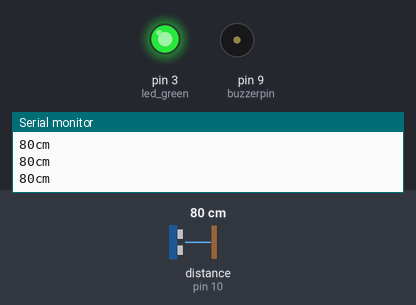
The sketch below on a simulated Arduino Uno, built with avr-gcc and run on an emulated ATmega328P. Shown: output pins drawn as LEDs (lit = HIGH), buzzer (waves = sounding), the last lines printed to the serial monitor. Wiring (inferred from the names in the program): ultrasonic range finder: trigger pin 8; echo pin 10. The test bench sets the inputs (shaded band); at power-on: distance to the obstacle (sensor on pin 10) 80 cm. The echo pulse lasts 58.3 µs per cm; pins used as bus, display or sensor lines are not drawn.

Above: at 1.3 s.
1.4 s: distance to the obstacle (sensor on pin 10) set to 10 cm
3.2 s: distance to the obstacle (sensor on pin 10) set to 7 cm
At 3.9 s:
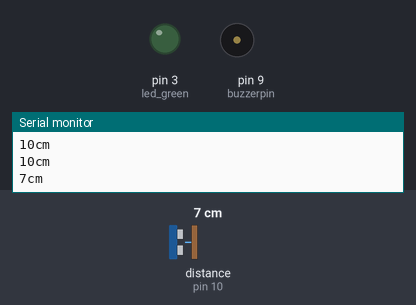
6.2 s: distance to the obstacle (sensor on pin 10) set to 2 cm
At 7.2 s:
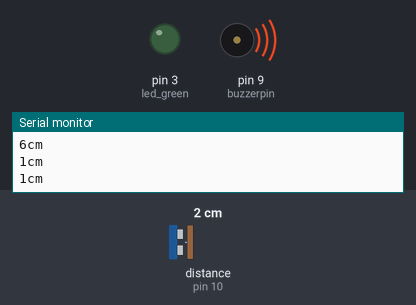
7.7 s: distance to the obstacle (sensor on pin 10) set to 5 cm
10.7 s: distance to the obstacle (sensor on pin 10) set to 8 cm
At 11.2 s:
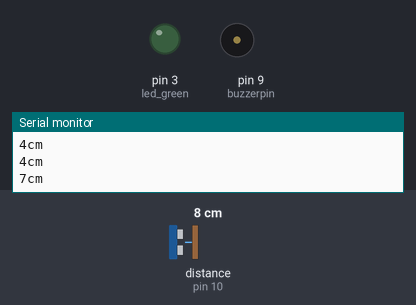
Timing chart, 0 to 14.7 s (numbered marks = the images above; inputs shaded):
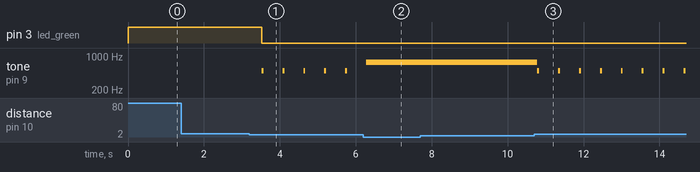

The sketch:

ultrasonicsensor_test0.ino
```cpp
#define led_red 10
#define led_green 3
#define trigpin 8
#define echopin 10
#define buzzerpin 9

long duration, distance;
void pulse_buzzer(){
  tone(buzzerpin, 500);
  delay(50);
  noTone(buzzerpin);
}
void high_buzzer(){
  tone(buzzerpin, 750);
  digitalWrite(led_red, HIGH);
  digitalWrite(led_green,LOW);
}
void setup() {
  // put your setup code here, to run once:
Serial.begin(9600);
pinMode(led_red, OUTPUT);
pinMode(led_green, OUTPUT);
pinMode(trigpin, OUTPUT);
pinMode(echopin, INPUT);
pinMode(buzzerpin, OUTPUT);
}

void loop() {
  // put your main code here, to run repeatedly:
 digitalWrite(trigpin, LOW);
 delayMicroseconds(2);
 digitalWrite(trigpin, HIGH);

 delayMicroseconds(5);
 digitalWrite(trigpin, LOW);
 duration = pulseIn(echopin,HIGH);
 distance = (duration/58.138);

 if(distance < 8 && distance > 5){
  digitalWrite(led_red, HIGH);
  digitalWrite(led_green, LOW);
  pulse_buzzer();
 }
 else if(distance <= 5){
  high_buzzer();
 }
 else{
  digitalWrite(led_red,LOW);
  digitalWrite(led_green,HIGH);
  noTone(buzzerpin);
 }
if(distance >= 200 || distance <= 0){
  Serial.println("Out of range\n");
}
else{
  Serial.print(distance);
  Serial.print("cm\n");
}
delay(500);
}
```

Measured:
- the behaviour switches between 9 and 8 cm on distance to the obstacle (sensor on pin 10) (found by bisection; images 0 and 1)
- the behaviour switches between 6 and 7 cm on distance to the obstacle (sensor on pin 10) (found by bisection; images 2 and 3)
- after the input at 3.2 s, pin 3 (led_green): HIGH → LOW after 0.32 s; tone on pin 9 (buzzerpin): alternates 500 Hz for 0.05 s and silent for 0.50 s, starting after 0.32 s
- after the input at 10.7 s, tone on pin 9 (buzzerpin): alternates 500 Hz for 0.05 s and silent for 0.50 s, starting after 0.09 s
